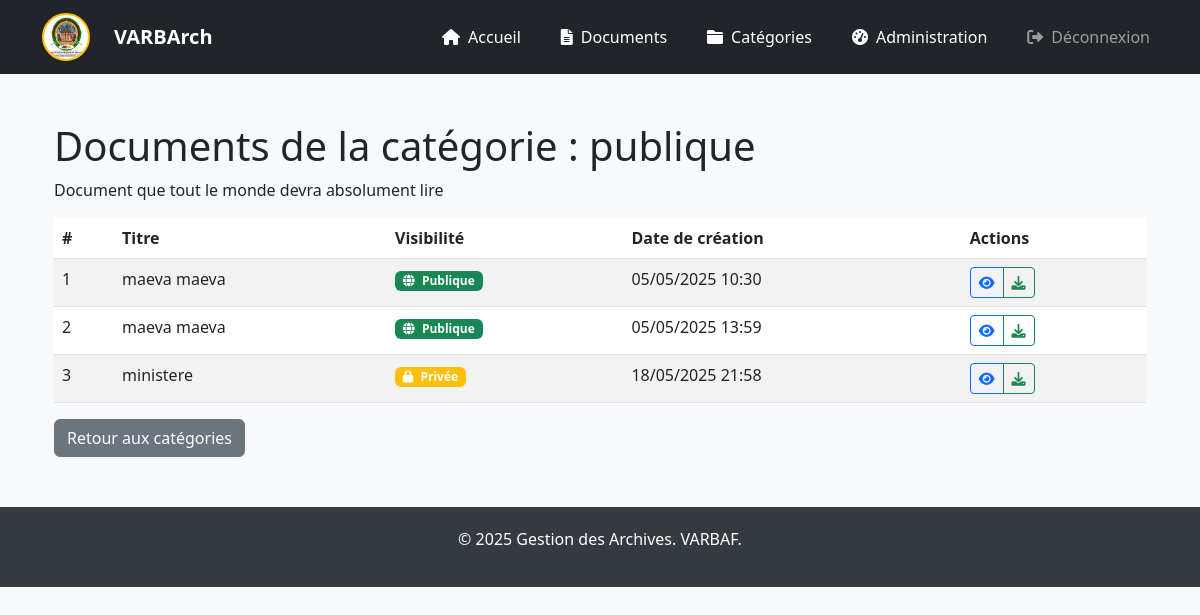
The app's page /categories/2/ (signed in) with its own data.
### archivage/models.py (models this page shows, shortened)
class Categorie(models.Model):
    nom = models.CharField(max_length=100, verbose_name="Nom de la catégorie")
    description = models.TextField(blank=True, null=True, verbose_name="Description")

class Document(models.Model):
    VISIBILITE_CHOICES = [
        ('publique', 'Publique'),
        ('privee', 'Privée'),
    ]
    titre = models.CharField(max_length=200, verbose_name="Titre du document")
    categorie = models.ForeignKey(Categorie, on_delete=models.CASCADE, related_name="documents", verbose_name="Catégorie")
    fichier = models.FileField(upload_to="documents/", verbose_name="Fichier")
    date_creation = models.DateTimeField(auto_now_add=True, verbose_name="Date de création")
    date_modification = models.DateTimeField(auto_now=True, verbose_name="Date de modification")
    description = models.TextField(blank=True, null=True, verbose_name="Description")
    responsable = models.CharField(max_length=100, verbose_name="Responsable")
    visibilite = models.CharField(max_length=20, choices=VISIBILITE_CHOICES, default='publique', verbose_name="Visibilité")

### archivage/views.py (the view)
# urls.py: path('categories/<int:categorie_id>/', views.documents_par_categorie, name='documents_par_categorie'),
def documents_par_categorie(request, categorie_id):
    categorie = get_object_or_404(Categorie, id=categorie_id)
    if request.user.is_authenticated:
        documents = Document.objects.filter(categorie=categorie)
    else:
        documents = Document.objects.filter(categorie=categorie, visibilite='publique')
    return render(request, 'archivage/documents_par_categorie.html', {
        'categorie': categorie,
        'documents': documents,
        'peut_voir_prives': request.user.is_authenticated
    })

### archivage/templates/archivage/documents_par_categorie.html (shortened to what this page needs)
{% extends 'base.html' %}
{% block content %}
<div class="container mt-4">
    <h1>Documents de la catégorie : {{ categorie.nom }}</h1>
    <p>{{ categorie.description }}</p>
    <table class="table table-striped">
        <thead>
            <tr>
                <th>#</th>
                <th>Titre</th>
                <th>Visibilité</th>
                <th>Date de création</th>
                <th>Actions</th>
            </tr>
        </thead>
        <tbody>
            {% for document in documents %}
            <tr>
                <td>{{ forloop.counter }}</td>
                <td>{{ document.titre }}</td>
                <td>
                    <span
                        class="badge {% if document.visibilite == 'publique' %}bg-success{% else %}bg-warning{% endif %}">
                        <i
                            class="fas fa-{% if document.visibilite == 'publique' %}globe{% else %}lock{% endif %} me-1"></i>
                        {{ document.get_visibilite_display }}
                    </span>
                </td>
                <td>{{ document.date_creation|date:"d/m/Y H:i" }}</td>
                <td>
                    <div class="btn-group">
                        <a href="{{ document.fichier.url }}" class="btn btn-sm btn-outline-primary" target="_blank">
                            <i class="fas fa-eye"></i>
                        </a>
                        <a href="{% url 'telecharger_document' document.id %}" class="btn btn-sm btn-outline-success">
                            <i class="fas fa-download"></i>
                        </a>
                    </div>
                </td>
            </tr>
            {% empty %}
            <tr>
                <td colspan="5" class="text-center">Aucun document trouvé dans cette catégorie.</td>
            </tr>
            {% endfor %}
        </tbody>
    </table>
    <a href="{% url 'categories' %}" class="btn btn-secondary">Retour aux catégories</a>
</div>
{% endblock %}

### archivage/templates/base.html (style rules this page uses)
body { background-color: #f8f9fa; }

### records on screen
Categorie: nom "publique", description "Document que tout le monde devra absolument lire"
Document: titre "maeva maeva", visibilite "Publique", date_creation "05/05/2025 10:30"
Document: titre "maeva maeva", visibilite "Publique", date_creation "05/05/2025 13:59"
Document: titre "ministere", visibilite "Privée", date_creation "18/05/2025 21:58"
